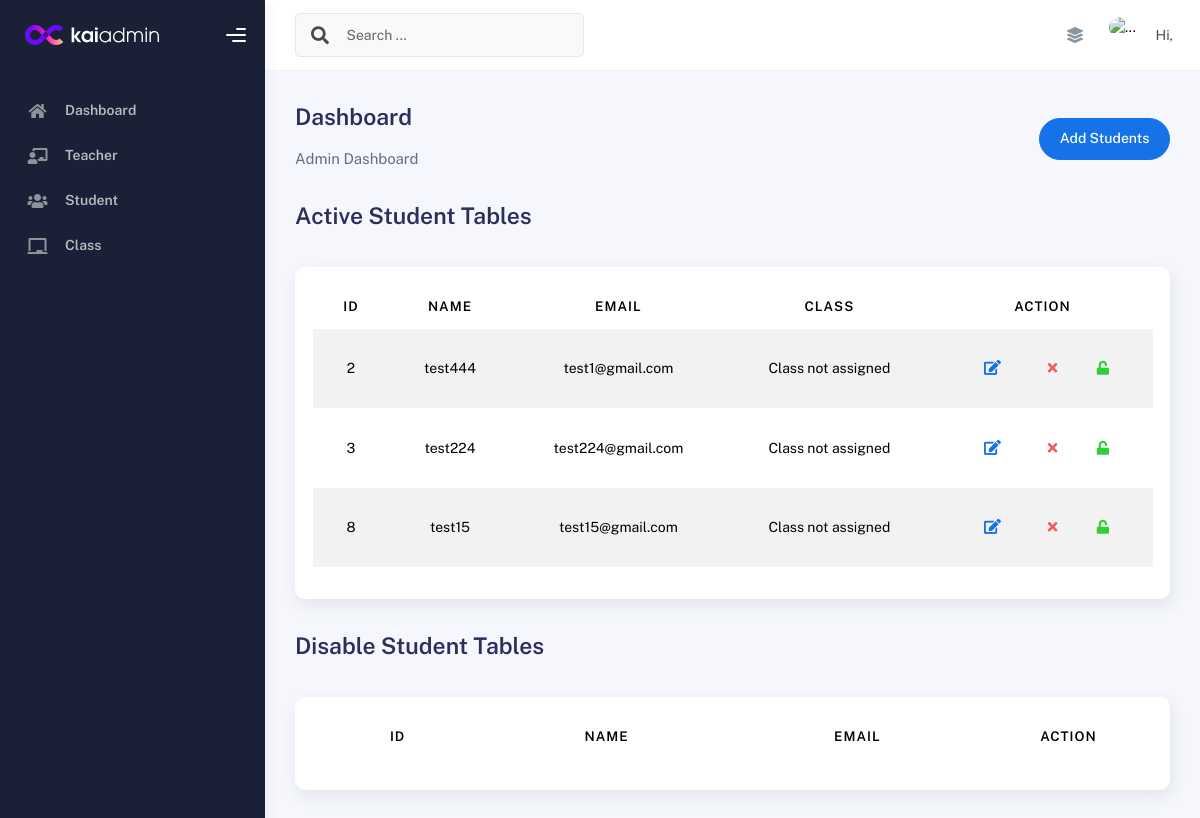
The page /admin/student.php on the database as committed earlier.
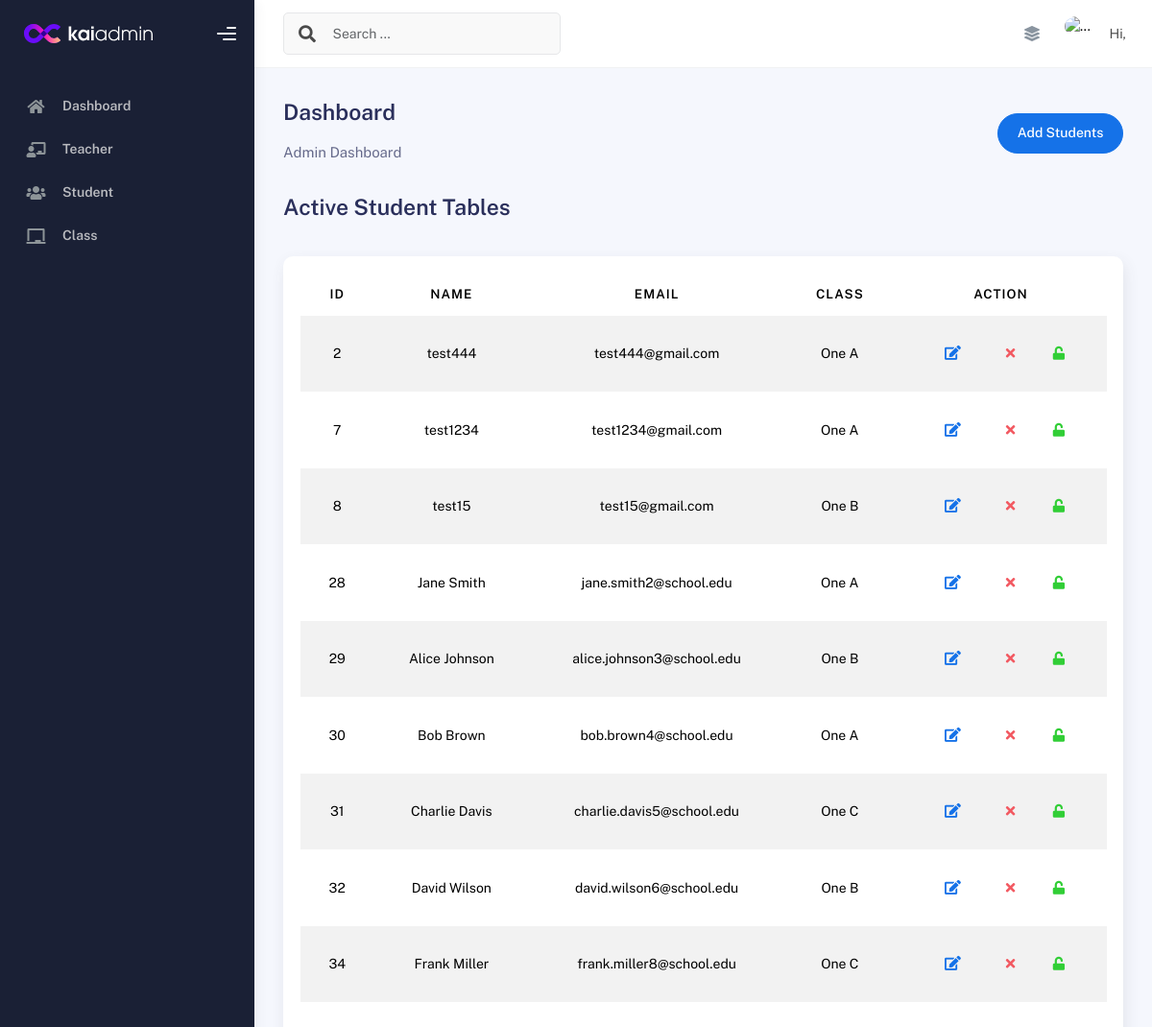
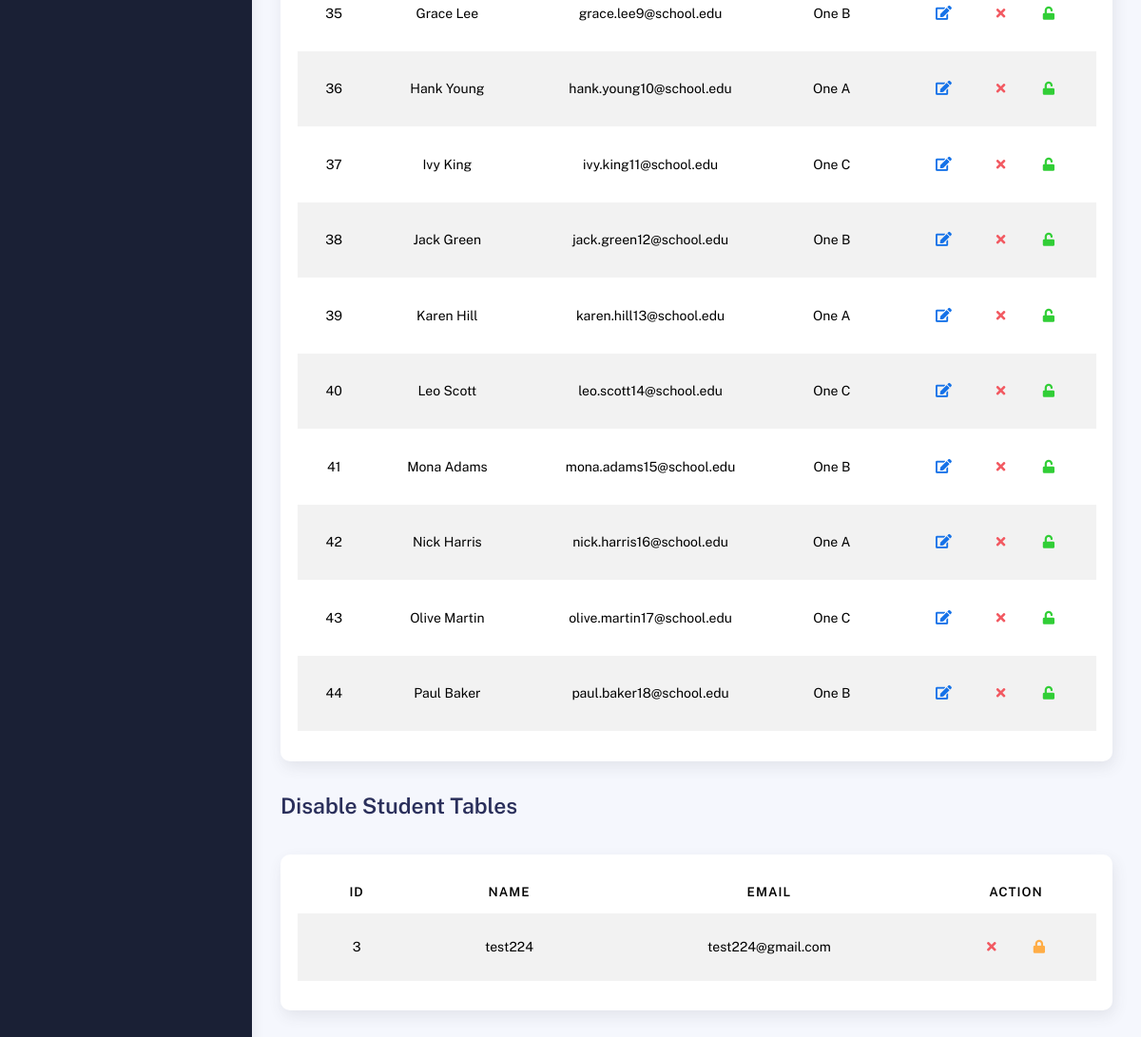
The same page on the database as committed later (2 pictures, top to bottom).
### tables this page shows
CREATE TABLE `student` (
  `id` int(11) NOT NULL,
  `name` varchar(255) NOT NULL,
  `email` varchar(255) NOT NULL,
  `password` varchar(250) NOT NULL,
  `phone` varchar(255) NOT NULL,
  `class_id` int(11) DEFAULT NULL,
  `profileimage` varchar(255) NOT NULL,
  `status` tinyint(1) NOT NULL DEFAULT 1,
  `address` varchar(255) NOT NULL,
  `created_at` timestamp NOT NULL DEFAULT current_timestamp(),
  `updated_at` timestamp NOT NULL DEFAULT current_timestamp()
);

CREATE TABLE `class` (
  `id` int(11) NOT NULL,
  `name` varchar(20) NOT NULL,
  `teacher_id` int(11) DEFAULT NULL,
  `section` varchar(10) NOT NULL,
  `strength` int(11) NOT NULL,
  `fees` int(5) NOT NULL,
  `status` tinyint(1) NOT NULL DEFAULT 1,
  `created_at` timestamp NOT NULL DEFAULT current_timestamp(),
  `updated_at` timestamp NOT NULL DEFAULT current_timestamp()
);

### admin/student.php (the view, shortened to what the changed rows need)
<?php
require_once('../includes/db.php');
?>
<!DOCTYPE html>
<html lang="en">
<head>
  <?php
  require_once('../includes/dashboard_header.php')
  ?>
</head>
<body>
  <div class="wrapper">
    <div class="main-panel">
      <div class="container">
        <div class="page-inner">
          <div class="row">
            <div class="col-md-12">
              <div class="card">
                <div class="card-body">
                  <?php
                  $s = "SELECT student.*, class.id AS class_id, class.name AS class_name, class.section AS class_section
                  FROM student
                  LEFT JOIN class ON student.class_id = class.id
                  WHERE student.status=1";
                  $sth = $pdo->prepare($s, array(PDO::ATTR_CURSOR => PDO::CURSOR_FWDONLY));
                  $sth->execute();
                  ?>
                  <div class="table-responsive">
                    <table id="add-row" class="display table table-striped table-hover">
                      <thead class="text-center">
                        <tr>
                          <th>ID</th>
                          <th>Name</th>
                          <th>Email</th>
                          <th>Class</th>
                          <th style="width: 20%">Action</th>
                        </tr>
                      </thead>
                      <tbody class="text-center">
                        <?php
                        $allRows = $sth->fetchAll();
                        foreach ($allRows as $Row) {
                          echo "<tr>";
                          echo "<td>" . $Row['id'] . "</td>";
                          echo "<td>" . $Row['name'] . "</td>";
                          echo "<td>" . $Row['email'] . "</td>";
                          echo "<td>" . ($Row['class_name'] ? $Row['class_name'] . " " . $Row['class_section'] : "Class not assigned") . "</td>";
                          echo '<td>
                          <div class="form-button-action">
                              <button
                                  type="button"
                                  class="btn btn-link btn-primary btn-lg edit"
                                  data-id="' . $Row['id'] . '"
                                  title="Edit student">
                                  <i class="fa fa-edit"></i>
                              </button>
                              <button
                                  type="button"
                                  class="btn btn-link btn-danger delete"
                                  data-id="' . $Row['id'] . '"
                                  title="Remove student">
                                  <i class="fa fa-times"></i>
                              </button>
                              <button
                                  type="button"
                                  class="btn btn-link btn-success disable"
                                  data-id="' . $Row['id'] . '"
                                  title="Disable student">
                                  <i class="fa fa-unlock"></i>
                              </button>
                          </div>
                        </td>';
                          echo "</tr>";
                        }
                        ?>
                      </tbody>
                    </table>
                  </div>
                </div>
              </div>
            </div>
          </div>
          <div class="row">
            <div class="col-md-12">
              <div class="card">
                <div class="card-body">
                  <?php
                  $s = "SELECT * from student WHERE status=0";
                  $sth = $pdo->prepare($s, array(PDO::ATTR_CURSOR => PDO::CURSOR_FWDONLY));
                  $sth->execute();
                  ?>
                  <div class="table-responsive">
                    <table id="disable-row" class="display table table-striped table-hover">
                      <thead class="text-center">
                        <tr>
                          <th>ID</th>
                          <th>Name</th>
                          <th>Email</th>
                          <th style="width: 20%">Action</th>
                        </tr>
                      </thead>
                      <tbody class="text-center">
                        <?php
                        $allRows = $sth->fetchAll();
                        foreach ($allRows as $Row) {
                          echo "<tr>";
                          echo "<td>" . $Row['id'] . "</td>";
                          echo "<td>" . $Row['name'] . "</td>";
                          echo "<td>" . $Row['email'] . "</td>";
                          echo '<td>
                          <div class="form-button-action">
                                <button
                                  type="button"
                                  class="btn btn-link btn-danger delete"
                                  data-id="' . $Row['id'] . '"
                                  title="Remove student">
                                  <i class="fa fa-times"></i>
                              </button>
                              <button
                                  type="button"
                                  class="btn btn-link btn-warning active"
                                  data-id="' . $Row['id'] . '"
                                  title="Activate student">
                                  <i class="fa fa-lock"></i>
                              </button>
                          </div>
                        </td>';
                          echo "</tr>";
                        }
                        ?>
                      </tbody>
                    </table>
                  </div>
                </div>
              </div>
            </div>
          </div>
        </div>
      </div>
    </div>
</body>
</html>

Rows that differ between the two databases and show on the page:
changed student "test444": email "test1@gmail.com" → "test444@gmail.com"; class.name (not shown) → "One"; class.section (not shown) → "A"; no longer shows "Class not assigned"
added student: id "7", name "test1234", email "test1234@gmail.com", class.name "One", class.section "A", shown under "Active Student Tables"
changed student "test15": class.name (not shown) → "One"; class.section (not shown) → "B"; no longer shows "Class not assigned"
added student: id "28", name "Jane Smith", email "jane.smith2@school.edu", class.name "One", class.section "A", shown under "Active Student Tables"
added student: id "29", name "Alice Johnson", email "alice.johnson3@school.edu", class.name "One", class.section "B", shown under "Active Student Tables"
added student: id "30", name "Bob Brown", email "bob.brown4@school.edu", class.name "One", class.section "A", shown under "Active Student Tables"
added student: id "31", name "Charlie Davis", email "charlie.davis5@school.edu", class.name "One", class.section "C", shown under "Active Student Tables"
added student: id "32", name "David Wilson", email "david.wilson6@school.edu", class.name "One", class.section "B", shown under "Active Student Tables"
added student: id "34", name "Frank Miller", email "frank.miller8@school.edu", class.name "One", class.section "C", shown under "Active Student Tables"
added student: id "35", name "Grace Lee", email "grace.lee9@school.edu", class.name "One", class.section "B", shown under "Active Student Tables"
added student: id "36", name "Hank Young", email "hank.young10@school.edu", class.name "One", class.section "A", shown under "Active Student Tables"
added student: id "37", name "Ivy King", email "ivy.king11@school.edu", class.name "One", class.section "C", shown under "Active Student Tables"
added student: id "38", name "Jack Green", email "jack.green12@school.edu", class.name "One", class.section "B", shown under "Active Student Tables"
added student: id "39", name "Karen Hill", email "karen.hill13@school.edu", class.name "One", class.section "A", shown under "Active Student Tables"
added student: id "40", name "Leo Scott", email "leo.scott14@school.edu", class.name "One", class.section "C", shown under "Active Student Tables"
added student: id "41", name "Mona Adams", email "mona.adams15@school.edu", class.name "One", class.section "B", shown under "Active Student Tables"
added student: id "42", name "Nick Harris", email "nick.harris16@school.edu", class.name "One", class.section "A", shown under "Active Student Tables"
added student: id "43", name "Olive Martin", email "olive.martin17@school.edu", class.name "One", class.section "C", shown under "Active Student Tables"
added student: id "44", name "Paul Baker", email "paul.baker18@school.edu", class.name "One", class.section "B", shown under "Active Student Tables"
changed student "test224": moves from the list under "Active Student Tables" to the list under "Disable Student Tables"
